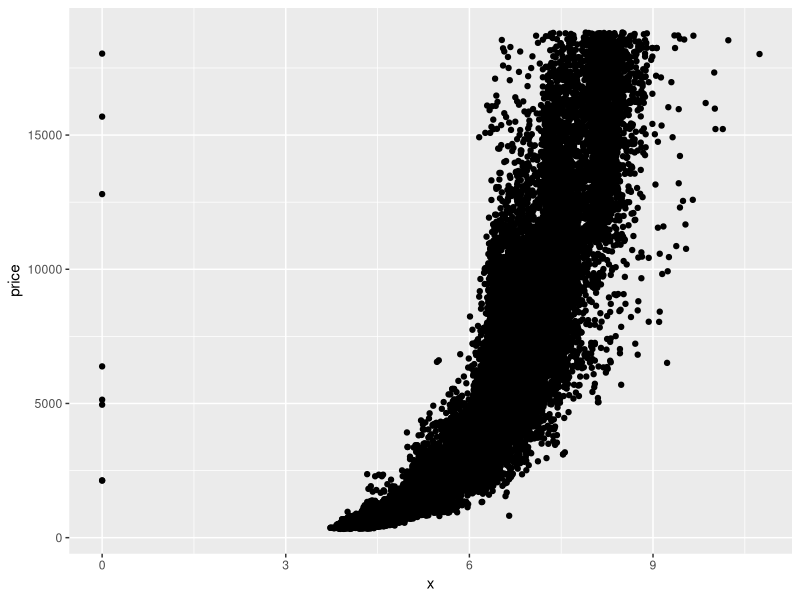
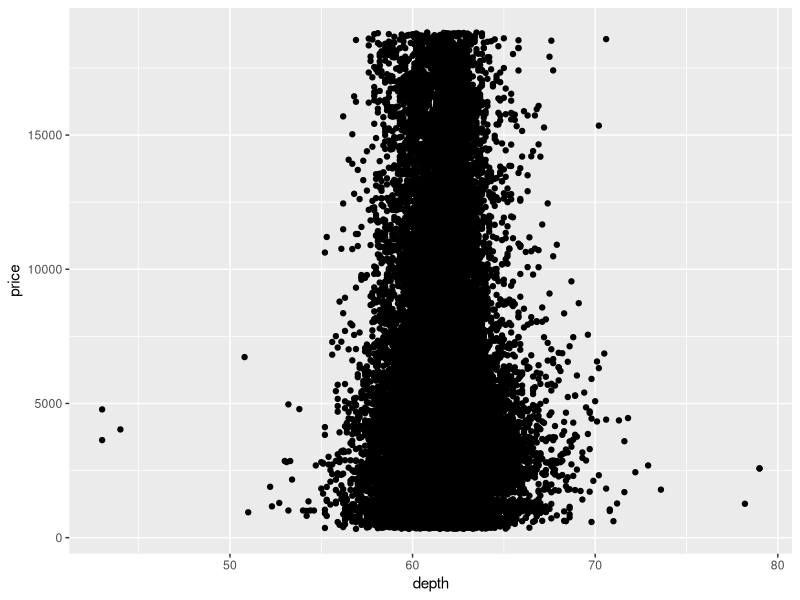
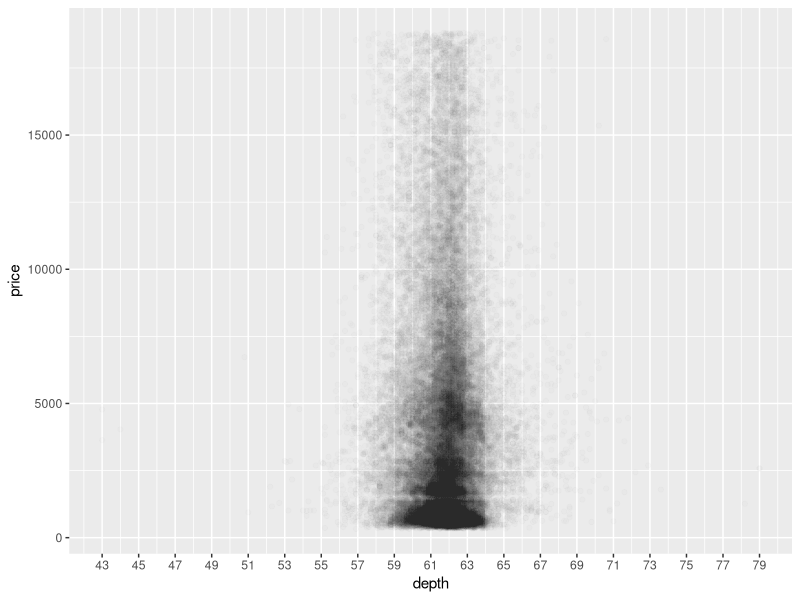
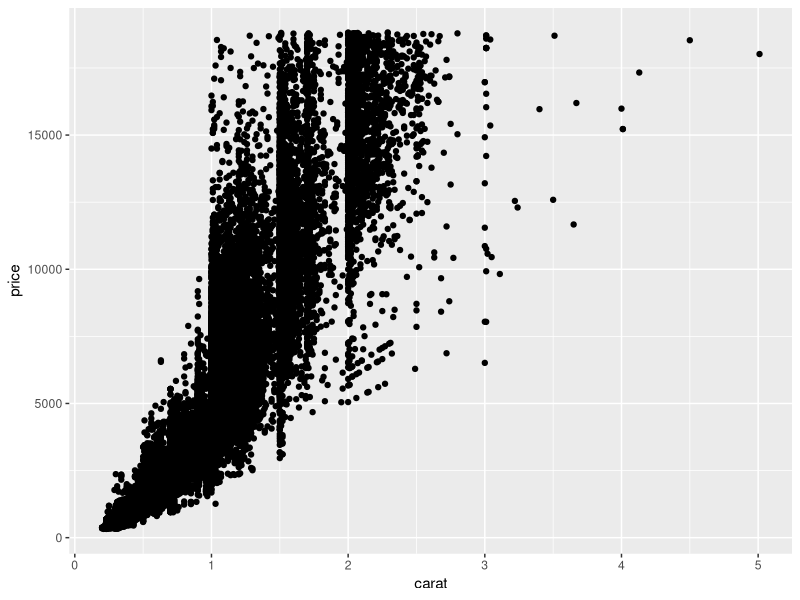
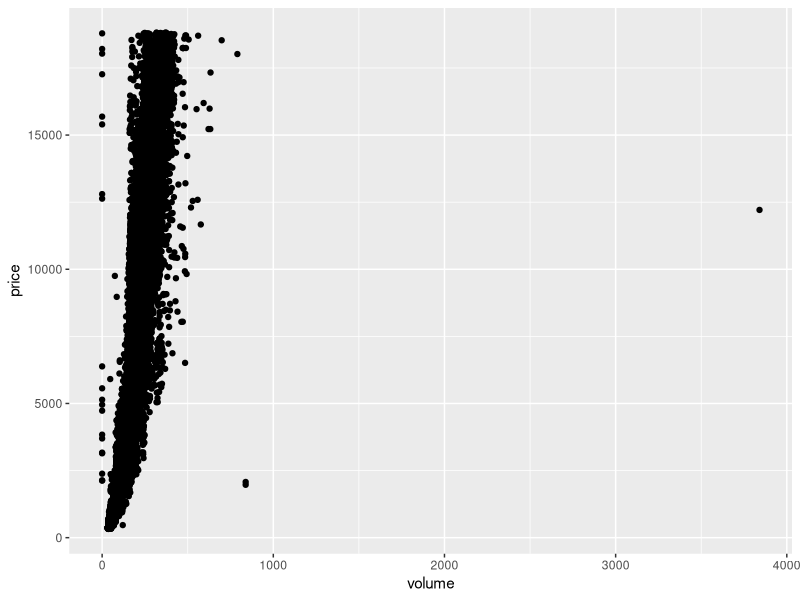
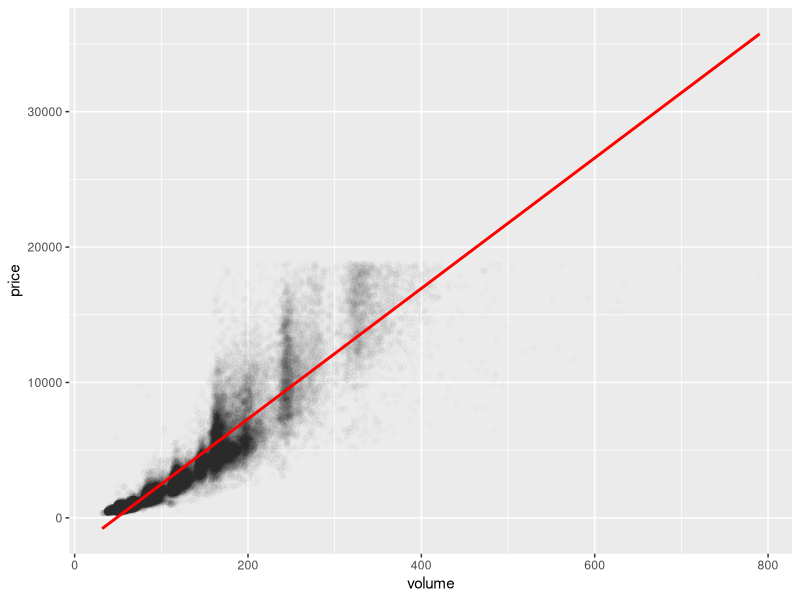
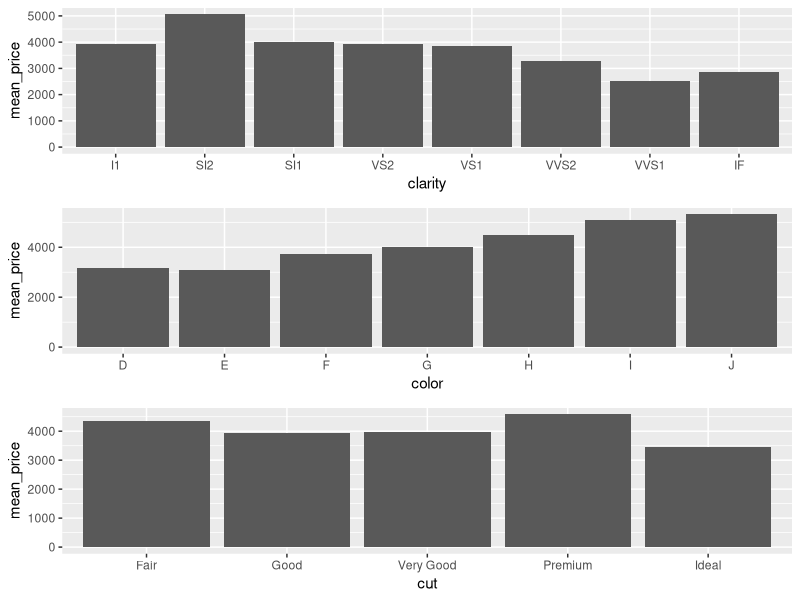
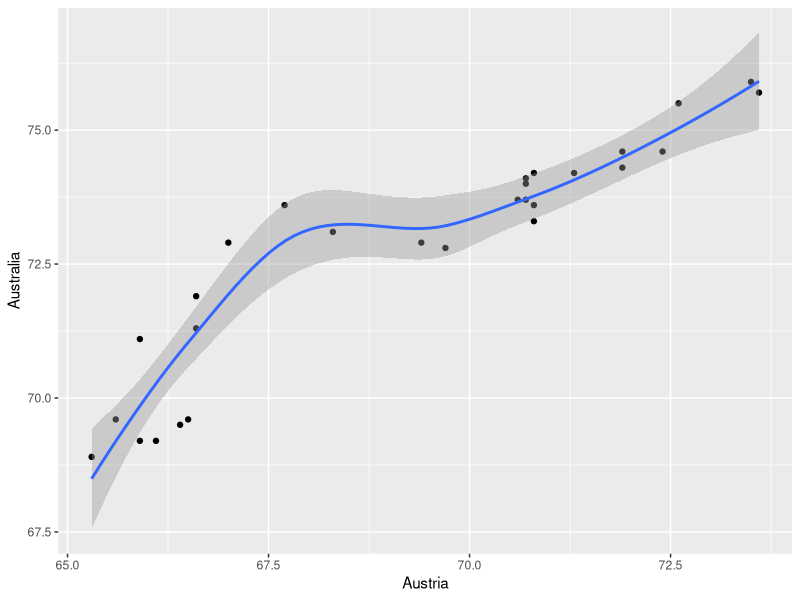

Write R code to recreate these figures, in order.
# lesson 4 exercises

library(ggplot2)
data(diamonds)
summary(diamonds)

ggplot(data = diamonds, aes(x = x, y = price)) + geom_point() 

# correlation
with(diamonds, cor.test(x, price))
with(diamonds, cor.test(y, price))
with(diamonds, cor.test(z, price))

#scatter price vs depth
ggplot(data = diamonds, aes(x = depth, y = price)) + geom_point() 

ggplot(data = diamonds, aes(x = depth, y = price)) + 
  geom_point(alpha = 1/100) +
  scale_x_continuous(breaks = seq(43, 79, 2))

# correlation
with(diamonds, cor.test(depth, price))

#scatter price vs carat
ggplot(data = diamonds, aes(x = carat, y = price)) + geom_point() 

#scatter price vs volume
diamonds$volume <- diamonds$x * diamonds$y * diamonds$z
ggplot(data = diamonds, aes(x = volume, y = price)) + geom_point() 

# correlation
diamonds_vol_0_800 <- subset(diamonds, volume > 0 & volume < 800)
with(diamonds_vol_0_800, cor.test(volume, price))

ggplot(data = diamonds_vol_0_800, aes(x = volume, y = price)) + 
  geom_point(alpha=1/100) +
  geom_smooth(method = "lm", color = "red")

#dplyr
suppressMessages(library(ggplot2))
suppressMessages(library(dplyr))
diamondsByClarity <- diamonds %>% 
  group_by(clarity) %>%
  summarise(mean_price  = mean(price),
            median_price  = median(price),
            min_price  = min(price),
            max_price  = max(price),
            n = n()) %>%
  arrange(clarity)
head(diamondsByClarity) 

# bar charts of mean price
diamonds_by_clarity <- group_by(diamonds, clarity)
diamonds_mp_by_clarity <- summarise(diamonds_by_clarity, mean_price = mean(price))

diamonds_by_color <- group_by(diamonds, color)
diamonds_mp_by_color <- summarise(diamonds_by_color, mean_price = mean(price))

diamonds_by_cut <- group_by(diamonds, cut)
diamonds_mp_by_cut <- summarise(diamonds_by_cut, mean_price = mean(price))

install.packages("gridExtra")
library(gridExtra)

plotPriceByClarity <- ggplot(diamonds_mp_by_clarity, aes(y = mean_price, x=clarity)) + geom_bar(stat="identity")
plotPriceByColor <- ggplot(diamonds_mp_by_color, aes(y = mean_price, x=color)) + geom_bar(stat="identity")
plotPriceByCut <- ggplot(diamonds_mp_by_cut, aes(y = mean_price, x=cut)) + geom_bar(stat="identity")
grid.arrange(plotPriceByClarity, plotPriceByColor,plotPriceByCut)

#labour dataset
labour <- read.csv('../lesson3/indicator_labour.csv', header = T, row.names = 1, check.names = F)
labourt <- data.frame(t(labour))
summary(labour)
dim(labour)

#some plots
ggplot(aes(x = Austria, y = Australia), data = labourt) + geom_point() + geom_smooth()

